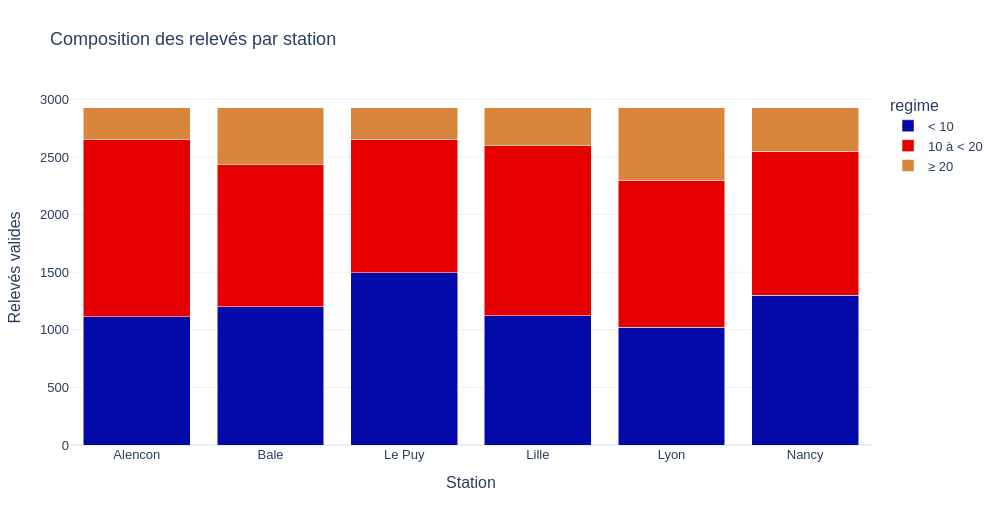

Write notebook code for a chart like this one.
### Markdown cell above
### <b><div style='padding:15px;background-color:#d8dcd6;color:#030aa7;font-size:120%;text-align: left'>Plotly</div></b>

### Code cell
ID_GRAPHIQUE = '05_02'
BIBLIOTHEQUE = 'plotly'
a=piv.rename_axis('Station').reset_index().melt(id_vars='Station',var_name='regime',value_name='n')
fig=px.bar(a,x='Station',y='n',color='regime',barmode='stack',category_orders={'Station':stations,'regime':regimes},labels={'n':'Relevés valides'})
montrer_plotly(fig,'Composition des relevés par station')

### Figure 1 — Plotly figure (JSON) as saved in the notebook; plotly's stock layout.template omitted (floating-point values rounded to 4 significant figures)
{"data": [{"hovertemplate": "regime=< 10<br>Station=%{x}<br>Relevés valides=%{y}<extra></extra>", "legendgroup": "< 10", "marker": {"color": "#030aa7", "pattern": {"shape": ""}}, "name": "< 10", "orientation": "v", "showlegend": true, "textposition": "auto", "type": "bar", "x": ["Alencon", "Bale", "Le Puy", "Lille", "Lyon", "Nancy"], "xaxis": "x", "y": [1113, 1198, 1497, 1122, 1020, 1298], "yaxis": "y"}, {"hovertemplate": "regime=10 à < 20<br>Station=%{x}<br>Relevés valides=%{y}<extra></extra>", "legendgroup": "10 à < 20", "marker": {"color": "#e50000", "pattern": {"shape": ""}}, "name": "10 à < 20", "orientation": "v", "showlegend": true, "textposition": "auto", "type": "bar", "x": ["Alencon", "Bale", "Le Puy", "Lille", "Lyon", "Nancy"], "xaxis": "x", "y": [1538, 1233, 1158, 1474, 1277, 1251], "yaxis": "y"}, {"hovertemplate": "regime=≥ 20<br>Station=%{x}<br>Relevés valides=%{y}<extra></extra>", "legendgroup": "≥ 20", "marker": {"color": "#d8863b", "pattern": {"shape": ""}}, "name": "≥ 20", "orientation": "v", "showlegend": true, "textposition": "auto", "type": "bar", "x": ["Alencon", "Bale", "Le Puy", "Lille", "Lyon", "Nancy"], "xaxis": "x", "y": [276, 496, 272, 331, 630, 378], "yaxis": "y"}], "layout": {"barmode": "stack", "font": {"family": "Arial", "size": 13}, "height": 520, "legend": {"title": {"text": "regime"}, "tracegroupgap": 0}, "margin": {"b": 75, "l": 70, "r": 45, "t": 90}, "title": {"text": "Composition des relevés par station"}, "width": 1000, "xaxis": {"anchor": "y", "categoryarray": ["Alencon", "Bale", "Le Puy", "Lille", "Lyon", "Nancy"], "categoryorder": "array", "domain": [0, 1], "title": {"text": "Station"}}, "yaxis": {"anchor": "x", "domain": [0, 1], "title": {"text": "Relevés valides"}}}}
